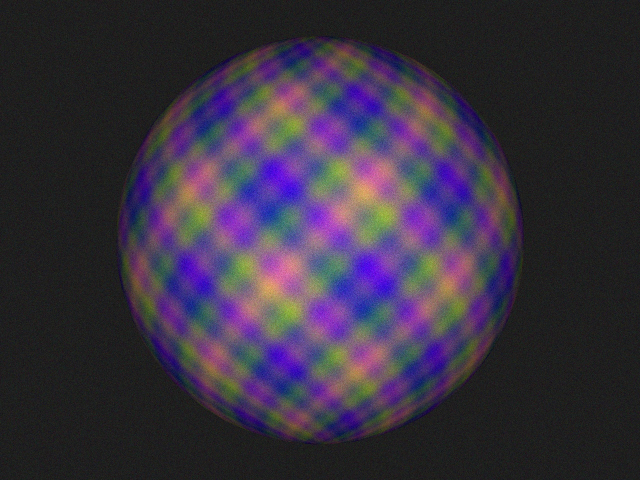
#> input picture data/synthetic/view_000.jpg, 1280 x 960 px (shown at 1/2 size)
$ python preprocess_images.py -i ../data/synthetic -o out   (older library calls are emulated)
#> lines starting #> are read from the running program, lines starting #| are printed output that depends on the picture
#!/usr/bin/env python3
"""Preprocess smartphone images for CUDA 3D reconstruction pipeline.

Features:
  1. EXIF orientation auto-rotation
  2. Resize to target max dimension (preserve aspect ratio)
  3. Exposure normalization: match histograms to median image (--normalize-exposure)
  4. Lens distortion correction via lookup table (--undistort)
  5. Sharpness check: flag blurry images (Laplacian variance < threshold)
  6. Quality report: image count, resolution, estimated focal length, blur results,
     brightness consistency score

Dependencies: opencv-python, Pillow, numpy (all pip-installable)

Usage:
  python preprocess_images.py \\
      --input raw_photos/ \\
      --output processed/ \\
      --max-size 3200 \\
      --normalize-exposure \\
      --check-quality
"""

import argparse
import json
import os
import sys
from pathlib import Path

import cv2
import numpy as np
from PIL import Image, ExifTags

# ---------------------------------------------------------------------------
# Known smartphone lens distortion coefficients (k1, k2, p1, p2, k3).
# Values are approximate and vary by device; users can supply their own via
# --distortion-file.  Keys are lowercased substrings matched against the EXIF
# Model field.
# ---------------------------------------------------------------------------
KNOWN_DISTORTION = {
    "iphone 13":      (-0.02, 0.01, 0.0, 0.0, 0.0),
    "iphone 14":      (-0.02, 0.01, 0.0, 0.0, 0.0),
    "iphone 15":      (-0.018, 0.008, 0.0, 0.0, 0.0),
    "pixel 7":        (-0.025, 0.012, 0.0, 0.0, 0.0),
    "pixel 8":        (-0.022, 0.010, 0.0, 0.0, 0.0),
    "galaxy s22":     (-0.03, 0.015, 0.0, 0.0, 0.0),
    "galaxy s23":     (-0.028, 0.013, 0.0, 0.0, 0.0),
    "galaxy s24":     (-0.025, 0.012, 0.0, 0.0, 0.0),
}

IMAGE_EXTENSIONS = {".jpg", ".jpeg", ".png", ".tif", ".tiff", ".bmp", ".webp"}

# Default Laplacian-variance threshold below which an image is flagged blurry.
DEFAULT_BLUR_THRESHOLD = 100.0


# ---------------------------------------------------------------------------
# EXIF helpers
# ---------------------------------------------------------------------------

# [6 lines left out: function _exif_tag_id, not called in this run]


def get_exif_data(pil_img: Image.Image) -> dict:
    """Extract a subset of useful EXIF fields as a dict."""
    info: dict = {}
    try:
        exif = pil_img._getexif()
    except Exception:
        return info
    if exif is None:
        return info
    for tag_id, value in exif.items():
        tag_name = ExifTags.TAGS.get(tag_id, tag_id)
        if tag_name in ("Orientation", "Model", "FocalLength",
                        "FocalLengthIn35mmFilm", "ImageWidth", "ImageLength",
                        "ExifImageWidth", "ExifImageHeight"):
            info[tag_name] = value
    return info


def auto_rotate(pil_img: Image.Image) -> Image.Image:
    """Apply EXIF orientation tag so the image is upright, then strip the tag."""
    try:
        exif = pil_img._getexif()
    except Exception:
        return pil_img
    if exif is None:
        return pil_img

    orientation_key = _exif_tag_id("Orientation")
    if orientation_key is None or orientation_key not in exif:
        return pil_img

    orientation = exif[orientation_key]
    transforms = {
        2: Image.FLIP_LEFT_RIGHT,
        3: Image.ROTATE_180,
        4: Image.FLIP_TOP_BOTTOM,
        5: (Image.FLIP_LEFT_RIGHT, Image.ROTATE_90),
        6: Image.ROTATE_270,
        7: (Image.FLIP_LEFT_RIGHT, Image.ROTATE_270),
        8: Image.ROTATE_90,
    }
    xform = transforms.get(orientation)
    if xform is None:
        return pil_img
    if isinstance(xform, tuple):
        for t in xform:
            pil_img = pil_img.transpose(t)
    else:
        pil_img = pil_img.transpose(xform)
    return pil_img


# ---------------------------------------------------------------------------
# Image processing functions
# ---------------------------------------------------------------------------

def resize_image(img: np.ndarray, max_size: int) -> np.ndarray:
    """Resize *img* so its longest side is at most *max_size* pixels."""
    h, w = img.shape[:2]
    if max(h, w) <= max_size:
        return img
    scale = max_size / max(h, w)
    new_w = int(w * scale)
    new_h = int(h * scale)
    return cv2.resize(img, (new_w, new_h), interpolation=cv2.INTER_AREA)


def compute_brightness(img: np.ndarray) -> float:
    """Mean brightness of a BGR image (via its V channel in HSV)."""
    hsv = cv2.cvtColor(img, cv2.COLOR_BGR2HSV)
    return float(hsv[:, :, 2].mean())


# [39 lines left out: function normalize_exposure, not called in this run]


def laplacian_variance(img: np.ndarray) -> float:
    """Compute the variance of the Laplacian — a measure of image sharpness."""
    gray = cv2.cvtColor(img, cv2.COLOR_BGR2GRAY) if len(img.shape) == 3 else img
    return float(cv2.Laplacian(gray, cv2.CV_64F).var())


# [30 lines left out: function undistort_image, not called in this run]


def estimate_focal_length_mm(exif_data: dict) -> float | None:
    """Try to extract focal length in mm from EXIF."""
    fl = exif_data.get("FocalLength")
    if fl is not None:
        # Pillow returns IFDRational or tuple.
        if hasattr(fl, "numerator"):
            return fl.numerator / fl.denominator if fl.denominator else None
        if isinstance(fl, tuple) and len(fl) == 2 and fl[1]:
            return fl[0] / fl[1]
        try:
            return float(fl)
        except (TypeError, ValueError):
            pass
    fl35 = exif_data.get("FocalLengthIn35mmFilm")
    if fl35 is not None:
        try:
            return float(fl35)
        except (TypeError, ValueError):
            pass
    return None


# ---------------------------------------------------------------------------
# Main pipeline
# ---------------------------------------------------------------------------

def discover_images(input_dir: Path) -> list[Path]:
    """Return sorted list of image files in *input_dir*."""
    paths = []
    for p in sorted(input_dir.iterdir()):
        if p.suffix.lower() in IMAGE_EXTENSIONS and p.is_file():
            paths.append(p)
#> pass 2 of the loop in discover_images, `for p in sorted(input_dir.iterdir()):`:
    return paths


def process_images(args: argparse.Namespace) -> None:
    input_dir = Path(args.input)
    output_dir = Path(args.output)

    if not input_dir.is_dir():
        print(f"Error: input directory '{input_dir}' does not exist.", file=sys.stderr)
        sys.exit(1)

    output_dir.mkdir(parents=True, exist_ok=True)

    image_paths = discover_images(input_dir)
    if not image_paths:
        print(f"Error: no images found in '{input_dir}'.", file=sys.stderr)
        sys.exit(1)

    print(f"Found {len(image_paths)} images in {input_dir}")

    # Load custom distortion coefficients if provided.
    custom_coeffs = None
    if args.distortion_file:
        with open(args.distortion_file) as f:
            custom_coeffs = json.load(f)

    # ── Pass 1: load, rotate, resize, collect metadata ──────────────────
    loaded: dict[str, np.ndarray] = {}
    exif_all: dict[str, dict] = {}
    models: set[str] = set()
    focal_lengths: list[float] = []
    blur_scores: dict[str, float] = {}
    brightnesses: list[float] = []

    for path in image_paths:
        name = path.name
        pil_img = Image.open(path)
#> pil_img is the input picture: PIL image 1280x960 RGB; mean R, G, B 56.6, 48.8, 64.6

        # EXIF data.
        exif_data = get_exif_data(pil_img)
#> exif_data = 0 items
        exif_all[name] = exif_data
        model = exif_data.get("Model")
        if model:
            models.add(model)

        fl = estimate_focal_length_mm(exif_data)
        if fl is not None:
            focal_lengths.append(fl)

        # Auto-rotate.
        pil_img = auto_rotate(pil_img)

        # Convert to OpenCV BGR.
        cv_img = cv2.cvtColor(np.array(pil_img.convert("RGB")), cv2.COLOR_RGB2BGR)

        # Resize.
        cv_img = resize_image(cv_img, args.max_size)

        # Undistort.
        if args.undistort:
            cv_img = undistort_image(cv_img, model, custom_coeffs)

        # Quality metrics.
        blur_scores[name] = laplacian_variance(cv_img)
#> in laplacian_variance, `gray = cv2.cvtColor(img, cv2.COLOR_BGR2GRAY) if len(img.shape) == 3 el..`:
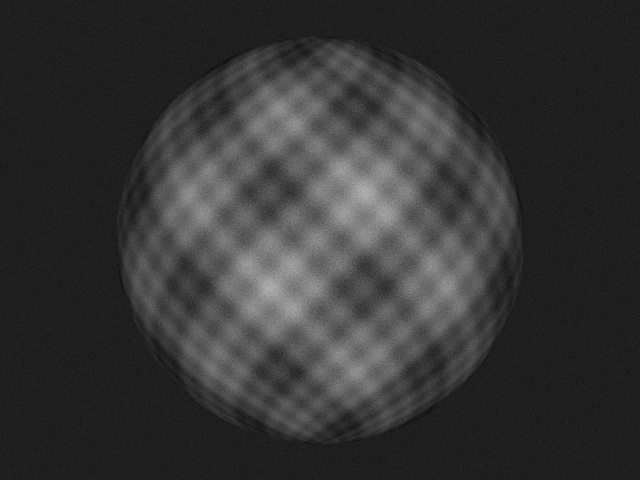
#> gray: shape (960, 1280) (shown at 1/2 size); min 0, max 200, mean 52.9
        brightnesses.append(compute_brightness(cv_img))
#> in compute_brightness, `hsv = cv2.cvtColor(img, cv2.COLOR_BGR2HSV)`: hsv: shape (960, 1280, 3); mean H, S, V 95.3, 68.6, 70.7

        loaded[name] = cv_img
#> pass 2 of the loop in process_images, `for path in image_paths:`:
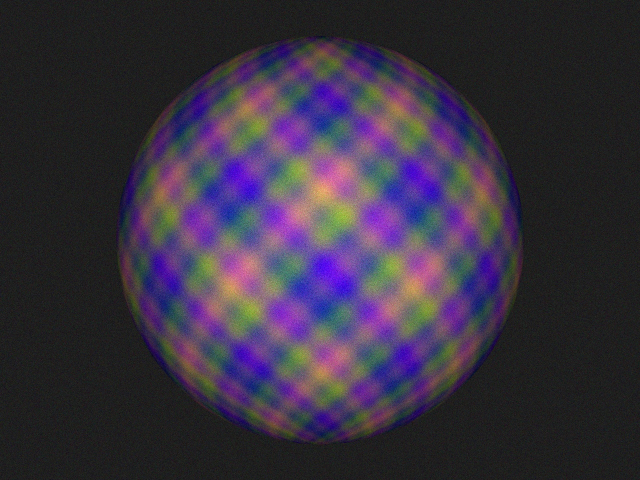
#> input picture data/synthetic/view_001.jpg, 1280 x 960 px (shown at 1/2 size)
#> in process_images, pil_img is the input picture: PIL image 1280x960 RGB; mean R, G, B 56.6, 48.7, 64.6
#> in laplacian_variance (call 2), `gray = cv2.cvtColor(img, cv2.COLOR_BGR2GRAY) if len(img.shape) == 3 el..`:
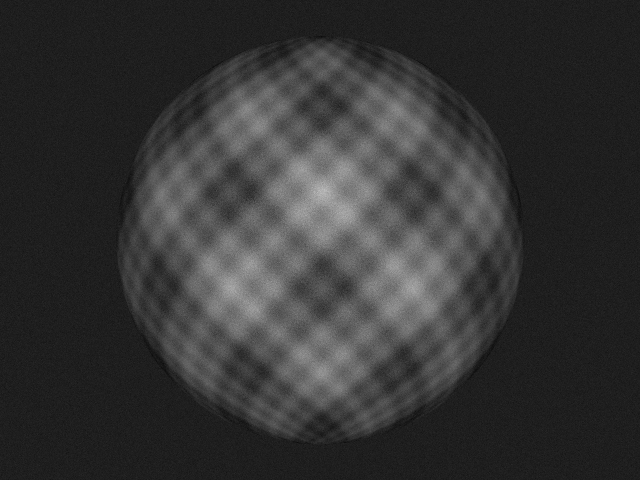
#> gray: shape (960, 1280) (shown at 1/2 size); min 2, max 206, mean 52.9
#> hsv: shape (960, 1280, 3); mean H, S, V 95.3, 68.6, 70.7

    # ── Pass 2 (optional): exposure normalisation ───────────────────────
    if args.normalize_exposure:
        print("Normalizing exposure across images...")
        loaded = normalize_exposure(loaded)

    # ── Pass 3: save ────────────────────────────────────────────────────
    for name, img in loaded.items():
        out_path = output_dir / name
        # Always save as JPEG for consistency.
        out_path = out_path.with_suffix(".jpg")
        cv2.imwrite(str(out_path), img, [cv2.IMWRITE_JPEG_QUALITY, 95])
#> this loop made 2 passes
#> name on passes 1 to 2: 'view_000.jpg', 'view_001.jpg'

    print(f"Saved {len(loaded)} preprocessed images to {output_dir}")
#| Saved 2 preprocessed images to out

    # ── Quality report ──────────────────────────────────────────────────
    if args.check_quality:
        print_quality_report(loaded, exif_all, blur_scores, brightnesses,
                             focal_lengths, models, args)


# [59 lines left out: function print_quality_report, not called in this run]


# ---------------------------------------------------------------------------
# CLI
# ---------------------------------------------------------------------------

def parse_args(argv: list[str] | None = None) -> argparse.Namespace:
    parser = argparse.ArgumentParser(
        description="Preprocess smartphone images for 3D reconstruction.",
        formatter_class=argparse.RawDescriptionHelpFormatter,
    )
    parser.add_argument("--input", "-i", required=True,
                        help="Directory containing raw input images")
    parser.add_argument("--output", "-o", required=True,
                        help="Directory for preprocessed output images")
    parser.add_argument("--max-size", type=int, default=3200,
                        help="Max dimension in pixels (default: 3200)")
    parser.add_argument("--normalize-exposure", action="store_true",
                        help="Match histograms to the median-brightness image")
    parser.add_argument("--undistort", action="store_true",
                        help="Apply lens distortion correction if model is known")
    parser.add_argument("--distortion-file", default=None,
                        help="JSON file with custom distortion coefficients")
    parser.add_argument("--check-quality", action="store_true",
                        help="Print a quality report after processing")
    parser.add_argument("--blur-threshold", type=float,
                        default=DEFAULT_BLUR_THRESHOLD,
                        help=f"Laplacian variance threshold for blur detection "
                             f"(default: {DEFAULT_BLUR_THRESHOLD})")
    return parser.parse_args(argv)


def main() -> None:
    args = parse_args()
    process_images(args)


if __name__ == "__main__":
    main()
